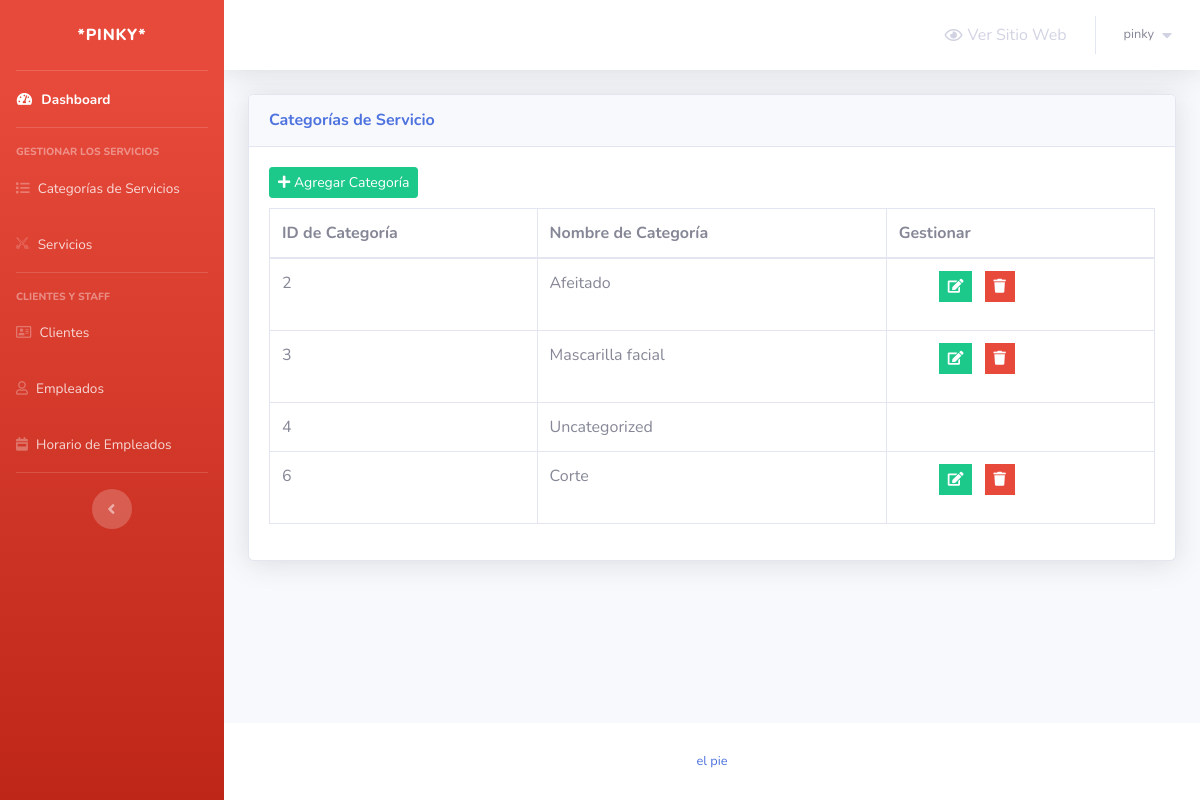
/admin/service-categories.php (signed in), run on the app's committed database.
### tables this page shows
CREATE TABLE `service_categories` (
  `category_id` int(2) NOT NULL,
  `category_name` varchar(50) NOT NULL
);

### admin/service-categories.php (the view, shortened to what this page needs)
<?php
include 'connect.php';
include 'Includes/templates/header.php';
if (isset($_SESSION['username_barbershop_Xw211qAAsq4']) && isset($_SESSION['password_barbershop_Xw211qAAsq4'])) {
?>
    <div class="container-fluid">
        <?php
        $stmt = $con->prepare("SELECT * FROM service_categories");
        $stmt->execute();
        $rows_categories = $stmt->fetchAll();
        ?>
        <div class="card shadow mb-4">
            <div class="card-header py-3">
                <h6 class="m-0 font-weight-bold text-primary">Categorías de Servicio</h6>
            </div>
            <div class="card-body">
                <button class="btn btn-success btn-sm" style="margin-bottom: 10px;" type="button" data-toggle="modal" data-target="#add_new_category" data-placement="top">
                    <i class="fa fa-plus"></i>
                    Agregar Categoría
                </button>
                <div class="table-responsive">
                    <table class="table table-bordered" id="dataTable" width="100%" cellspacing="0">
                        <thead>
                            <tr>
                                <th>ID de Categoría</th>
                                <th>Nombre de Categoría</th>
                                <th>Gestionar</th>
                            </tr>
                        </thead>
                        <tbody>
                            <?php
                            foreach ($rows_categories as $category) {
                                echo "<tr>";
                                echo "<td>";
                                echo $category['category_id'];
                                echo "</td>";
                                echo "<td>";
                                echo $category['category_name'];
                                echo "</td>";
                                echo "<td>";
                                if (strtolower($category["category_name"]) != "uncategorized") {
                                    $delete_data = "delete_" . $category["category_id"];
                                    $edit_data = "edit_" . $category["category_id"];
                            ?>
                                    <ul>
                                        <li class="list-inline-item" data-toggle="tooltip" title="Editar">
                                            <button class="btn btn-success btn-sm rounded-0" type="button" data-toggle="modal" data-target="#<?php echo $edit_data; ?>" data-placement="top"><i class="fa fa-edit"></i></button>
                                        </li>
                                        <li class="list-inline-item" data-toggle="tooltip" title="Eliminar">
                                            <button class="btn btn-danger btn-sm rounded-0" type="button" data-toggle="modal" data-target="#<?php echo $delete_data; ?>" data-placement="top"><i class="fa fa-trash"></i></button>
                                        </li>
                                    </ul>
                            <?php
                                }
                                echo "</td>";
                                echo "</tr>";
                            }
                            ?>
                        </tbody>
                    </table>
                </div>
            </div>
        </div>
    </div>
<?php
    include 'Includes/templates/footer.php';
} else {
    header('Location: login.php');
    exit();
}
?>

### data on the page
service_categories: category_id "2", category_name "Afeitado"
service_categories: category_id "3", category_name "Mascarilla facial"
service_categories: category_id "4", category_name "Uncategorized"
service_categories: category_id "6", category_name "Corte"

### other printed values
$_SESSION['username_barbershop_Xw211qAAsq4'] "pinky"
